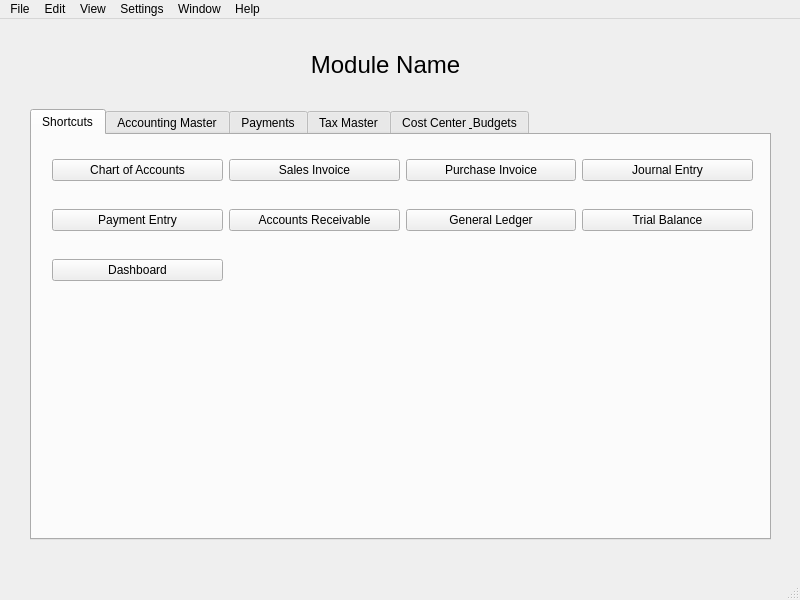
<?xml version="1.0" encoding="UTF-8"?>
<ui version="4.0">
 <class>MainWindow</class>
 <widget class="QMainWindow" name="MainWindow">
  <property name="geometry">
   <rect>
    <x>0</x>
    <y>0</y>
    <width>800</width>
    <height>600</height>
   </rect>
  </property>
  <property name="windowTitle">
   <string>MainWindow</string>
  </property>
  <widget class="QWidget" name="centralwidget">
   <widget class="QLabel" name="module_title">
    <property name="geometry">
     <rect>
      <x>300</x>
      <y>30</y>
      <width>171</width>
      <height>31</height>
     </rect>
    </property>
    <property name="font">
     <font>
      <pointsize>18</pointsize>
     </font>
    </property>
    <property name="text">
     <string>Module Name</string>
    </property>
    <property name="alignment">
     <set>Qt::AlignCenter</set>
    </property>
   </widget>
   <widget class="QTabWidget" name="shortcuts_2">
    <property name="geometry">
     <rect>
      <x>30</x>
      <y>90</y>
      <width>741</width>
      <height>431</height>
     </rect>
    </property>
    <property name="currentIndex">
     <number>0</number>
    </property>
    <widget class="QWidget" name="shortcuts">
     <attribute name="title">
      <string>Shortcuts</string>
     </attribute>
     <widget class="QWidget" name="horizontalLayoutWidget">
      <property name="geometry">
       <rect>
        <x>20</x>
        <y>20</y>
        <width>701</width>
        <height>31</height>
       </rect>
      </property>
      <layout class="QHBoxLayout" name="horizontalLayout">
       <item>
        <widget class="QPushButton" name="chart_account_button">
         <property name="text">
          <string>Chart of Accounts</string>
         </property>
        </widget>
       </item>
       <item>
        <widget class="QPushButton" name="sales_invoice_Button">
         <property name="text">
          <string>Sales Invoice</string>
         </property>
        </widget>
       </item>
       <item>
        <widget class="QPushButton" name="purchase_invoice_button">
         <property name="text">
          <string>Purchase Invoice</string>
         </property>
        </widget>
       </item>
       <item>
        <widget class="QPushButton" name="journal_entry_button">
         <property name="text">
          <string>Journal Entry</string>
         </property>
        </widget>
       </item>
      </layout>
     </widget>
     <widget class="QWidget" name="horizontalLayoutWidget_2">
      <property name="geometry">
       <rect>
        <x>20</x>
        <y>70</y>
        <width>701</width>
        <height>31</height>
       </rect>
      </property>
      <layout class="QHBoxLayout" name="horizontalLayout_2">
       <item>
        <widget class="QPushButton" name="payment_entry_button">
         <property name="text">
          <string>Payment Entry</string>
         </property>
        </widget>
       </item>
       <item>
        <widget class="QPushButton" name="acc_receivable_button">
         <property name="text">
          <string>Accounts Receivable</string>
         </property>
        </widget>
       </item>
       <item>
        <widget class="QPushButton" name="general_ledger_button">
         <property name="text">
          <string>General Ledger</string>
         </property>
        </widget>
       </item>
       <item>
        <widget class="QPushButton" name="trail_balance_button">
         <property name="text">
          <string>Trial Balance</string>
         </property>
        </widget>
       </item>
      </layout>
     </widget>
     <widget class="QWidget" name="horizontalLayoutWidget_3">
      <property name="geometry">
       <rect>
        <x>20</x>
        <y>120</y>
        <width>171</width>
        <height>31</height>
       </rect>
      </property>
      <layout class="QHBoxLayout" name="horizontalLayout_3">
       <item>
        <widget class="QPushButton" name="dashboard_button">
         <property name="text">
          <string>Dashboard</string>
         </property>
        </widget>
       </item>
      </layout>
     </widget>
    </widget>
    <widget class="QWidget" name="tab_2">
     <attribute name="title">
      <string>Accounting Master</string>
     </attribute>
    </widget>
    <widget class="QWidget" name="tab_3">
     <attribute name="title">
      <string>Payments</string>
     </attribute>
    </widget>
    <widget class="QWidget" name="tab">
     <attribute name="title">
      <string>Tax Master</string>
     </attribute>
    </widget>
    <widget class="QWidget" name="tab_4">
     <attribute name="title">
      <string>Cost Center &amp; Budgets</string>
     </attribute>
    </widget>
   </widget>
  </widget>
  <widget class="QMenuBar" name="menubar">
   <property name="geometry">
    <rect>
     <x>0</x>
     <y>0</y>
     <width>800</width>
     <height>24</height>
    </rect>
   </property>
   <widget class="QMenu" name="menuFile">
    <property name="title">
     <string>File</string>
    </property>
   </widget>
   <widget class="QMenu" name="menuEdit">
    <property name="title">
     <string>Edit</string>
    </property>
   </widget>
   <widget class="QMenu" name="menuView">
    <property name="title">
     <string>View</string>
    </property>
   </widget>
   <widget class="QMenu" name="menuSettings">
    <property name="title">
     <string>Settings</string>
    </property>
   </widget>
   <widget class="QMenu" name="menuWindow">
    <property name="title">
     <string>Window</string>
    </property>
   </widget>
   <widget class="QMenu" name="menuHelp">
    <property name="title">
     <string>Help</string>
    </property>
   </widget>
   <addaction name="menuFile"/>
   <addaction name="menuEdit"/>
   <addaction name="menuView"/>
   <addaction name="menuSettings"/>
   <addaction name="menuWindow"/>
   <addaction name="menuHelp"/>
  </widget>
  <widget class="QStatusBar" name="statusbar"/>
 </widget>
 <resources/>
 <connections/>
</ui>
